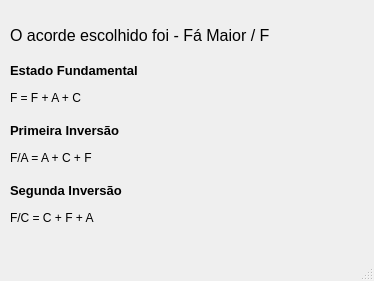
<?xml version="1.0" encoding="UTF-8"?>
<ui version="4.0">
 <class>MainWindow</class>
 <widget class="QMainWindow" name="MainWindow">
  <property name="geometry">
   <rect>
    <x>0</x>
    <y>0</y>
    <width>374</width>
    <height>281</height>
   </rect>
  </property>
  <property name="windowTitle">
   <string>MainWindow</string>
  </property>
  <widget class="QWidget" name="centralwidget">
   <widget class="QLabel" name="label">
    <property name="geometry">
     <rect>
      <x>10</x>
      <y>20</y>
      <width>351</width>
      <height>31</height>
     </rect>
    </property>
    <property name="font">
     <font>
      <pointsize>12</pointsize>
     </font>
    </property>
    <property name="text">
     <string>O acorde escolhido foi - Fá Maior / F</string>
    </property>
   </widget>
   <widget class="QLabel" name="label_2">
    <property name="geometry">
     <rect>
      <x>10</x>
      <y>60</y>
      <width>141</width>
      <height>21</height>
     </rect>
    </property>
    <property name="font">
     <font>
      <pointsize>10</pointsize>
      <weight>75</weight>
      <bold>true</bold>
     </font>
    </property>
    <property name="text">
     <string>Estado Fundamental</string>
    </property>
   </widget>
   <widget class="QLabel" name="label_3">
    <property name="geometry">
     <rect>
      <x>10</x>
      <y>90</y>
      <width>341</width>
      <height>16</height>
     </rect>
    </property>
    <property name="font">
     <font>
      <pointsize>9</pointsize>
     </font>
    </property>
    <property name="text">
     <string>F = F + A + C</string>
    </property>
   </widget>
   <widget class="QLabel" name="label_4">
    <property name="geometry">
     <rect>
      <x>10</x>
      <y>150</y>
      <width>351</width>
      <height>16</height>
     </rect>
    </property>
    <property name="font">
     <font>
      <pointsize>9</pointsize>
     </font>
    </property>
    <property name="text">
     <string>F/A = A + C + F</string>
    </property>
   </widget>
   <widget class="QLabel" name="label_5">
    <property name="geometry">
     <rect>
      <x>10</x>
      <y>120</y>
      <width>141</width>
      <height>21</height>
     </rect>
    </property>
    <property name="font">
     <font>
      <pointsize>10</pointsize>
      <weight>75</weight>
      <bold>true</bold>
     </font>
    </property>
    <property name="text">
     <string>Primeira Inversão</string>
    </property>
   </widget>
   <widget class="QLabel" name="label_6">
    <property name="geometry">
     <rect>
      <x>10</x>
      <y>210</y>
      <width>351</width>
      <height>16</height>
     </rect>
    </property>
    <property name="font">
     <font>
      <pointsize>9</pointsize>
     </font>
    </property>
    <property name="text">
     <string>F/C = C + F + A</string>
    </property>
   </widget>
   <widget class="QLabel" name="label_7">
    <property name="geometry">
     <rect>
      <x>10</x>
      <y>180</y>
      <width>141</width>
      <height>21</height>
     </rect>
    </property>
    <property name="font">
     <font>
      <pointsize>10</pointsize>
      <weight>75</weight>
      <bold>true</bold>
     </font>
    </property>
    <property name="text">
     <string>Segunda Inversão</string>
    </property>
   </widget>
  </widget>
  <widget class="QMenuBar" name="menubar">
   <property name="geometry">
    <rect>
     <x>0</x>
     <y>0</y>
     <width>374</width>
     <height>21</height>
    </rect>
   </property>
  </widget>
  <widget class="QStatusBar" name="statusbar"/>
 </widget>
 <resources/>
 <connections/>
</ui>
